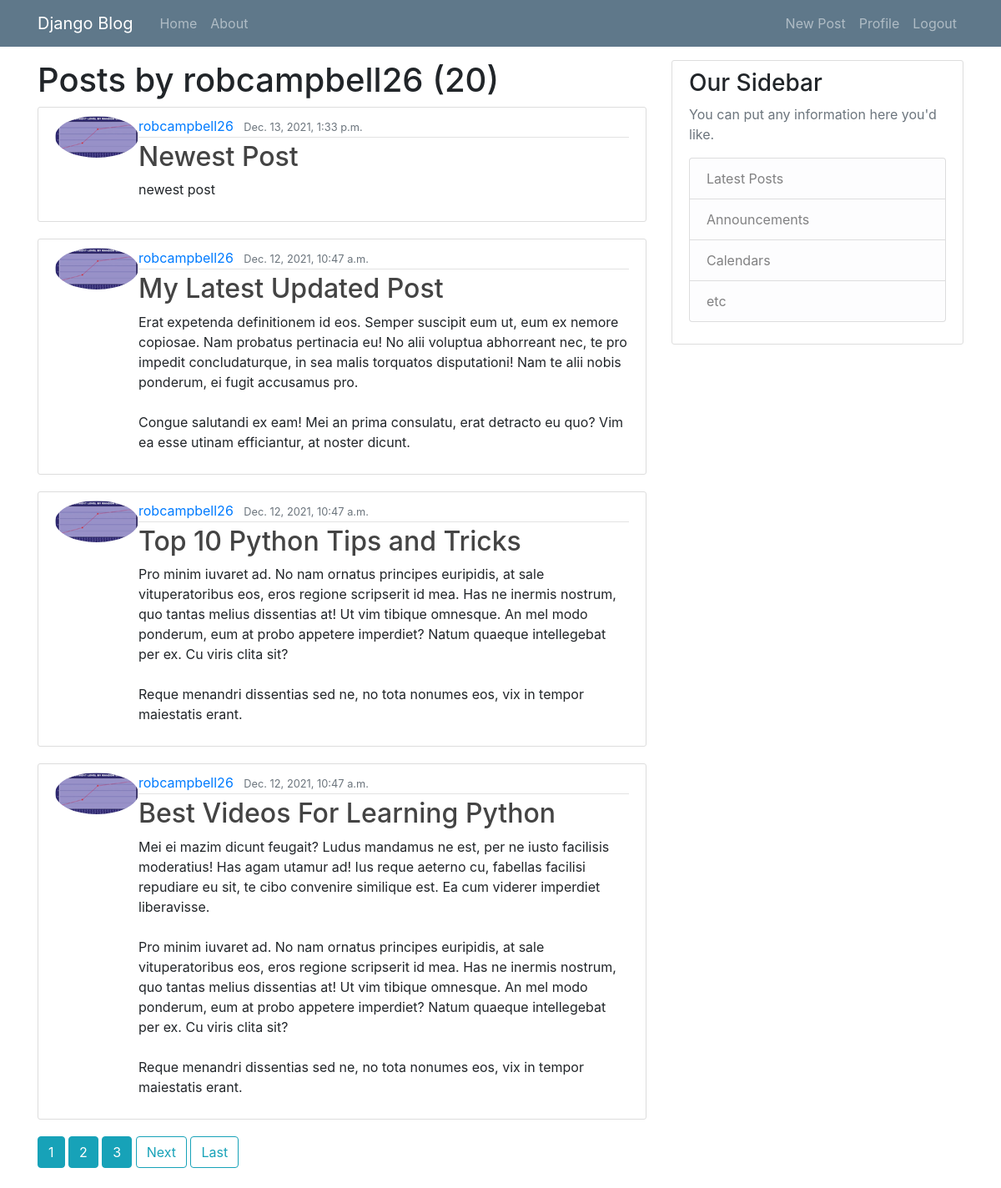
/user/robcampbell26 (signed in), run on the app's committed database.
### blog/models.py (models this page shows, shortened)
class Post(models.Model):
    title = models.CharField(max_length=100)
    content = models.TextField()
    date_posted = models.DateTimeField(default=timezone.now)
    author = models.ForeignKey(User, on_delete=models.CASCADE)

### users/models.py (models this page shows, shortened)
class Profile(models.Model):
    user = models.OneToOneField(User, on_delete=models.CASCADE)
    image = models.ImageField(default='default.png', upload_to='profile_pics')

### blog/views.py (the view)
# urls.py: path('user/<str:username>', UserPostListView.as_view(), name='user-posts'),
class UserPostListView(ListView):
    model = Post
    template_name = 'blog/user_posts.html'
    context_object_name = 'posts'
    paginate_by = 4
    def get_queryset(self):
        user = get_object_or_404(User, username=self.kwargs.get('username'))
        return Post.objects.filter(author=user).order_by('-date_posted')

### blog/templates/blog/user_posts.html (shortened to what this page needs)
{% extends "blog/base.html"%}
{% block content%}
    <h1>Posts by {{ view.kwargs.username }} ({{ page_obj.paginator.count }})</h1>
{% for post in posts%}
<article class="media content-section">
    <img class="rounded-circle article-image" src="{{ post.author.profile.image.url }}">
    <div class="media-body">
        <div class="article-metadata">
            <a class="mr-2" href="{% url 'user-posts' post.author.username %}">{{ post.author }}</a>
            <small class="text-muted">{{ post.date_posted }}</small>
        </div>
        <h2><a class="article-title" href="{% url 'post-detail' post.id %}">{{ post.title }}</a></h2>
        <p class="article-content">{{ post.content }}</p>
    </div>
</article>
{% endfor %}
{% if is_paginated %}
{% for num in page_obj.paginator.page_range %}
{% if page_obj.number == num %}
<a class="btn btn-info mb-4" href="?page={{ num }}">{{ num }}</a>
{% elif num > page_obj.number|add:'-3' and num < page_obj.number|add:'3'%}
<a class="btn btn-info mb-4" href="?page={{ num }}">{{ num }}</a>
{% endif %}
{% endfor %}
{% if page_obj.has_next %}
<a class="btn btn-outline-info mb-4" href="?page={{page_obj.next_page_number}}">Next</a>
<a class="btn btn-outline-info mb-4" href="?page={{ page_obj.paginator.num_pages }}">Last</a>
{% endif %}
{% endif %}
{% endblock content %}

### blog/static/blog/main.css (style rules this page uses)
body { background: #fafafa; color: #333333; margin-top: 5rem; }
h1, h2, h3, h4, h5, h6 { color: #444444; }
.content-section { background: #ffffff; padding: 10px 20px; border: 1px solid #dddddd; border-radius: 3px; margin-bottom: 20px; }
.article-title { color: #444444; }
.article-content { white-space: pre-line; }
.article-metadata { padding-bottom: 1px; margin-bottom: 4px; border-bottom: 1px solid #e3e3e3 }

### data on the page
Post: author.profile.image (picture), author "robcampbell26", date_posted "Dec. 13, 2021, 1:33 p.m.", title "Newest Post", content "newest post"
Post: author.profile.image (picture), author "robcampbell26", date_posted "Dec. 12, 2021, 10:47 a.m.", title "My Latest Updated Post", content "Erat expetenda definitionem id eos. Semper suscipit eum ut, eum ex nemore copiosae. Nam probatus pertinacia eu! No alii voluptua abhorreant nec, te pro impedit concludaturque, in sea malis torquatos disputationi! Nam te alii nobis ponderum, ei fugit accusamus pro. Congue salutandi ex eam! Mei an prima consulatu, erat detracto eu quo? Vim ea esse utinam efficiantur, at noster dicunt."
Post: author.profile.image (picture), author "robcampbell26", date_posted "Dec. 12, 2021, 10:47 a.m.", title "Top 10 Python Tips and Tricks", content "Pro minim iuvaret ad. No nam ornatus principes euripidis, at sale vituperatoribus eos, eros regione scripserit id mea. Has ne inermis nostrum, quo tantas melius dissentias at! Ut vim tibique omnesque. An mel modo ponderum, eum at probo appetere imperdiet? Natum quaeque intellegebat per ex. Cu viris clita sit? Reque menandri dissentias sed ne, no tota nonumes eos, vix in tempor maiestatis erant."
Post: author.profile.image (picture), author "robcampbell26", date_posted "Dec. 12, 2021, 10:47 a.m.", title "Best Videos For Learning Python", content "Mei ei mazim dicunt feugait? Ludus mandamus ne est, per ne iusto facilisis moderatius! Has agam utamur ad! Ius reque aeterno cu, fabellas facilisi repudiare eu sit, te cibo convenire similique est. Ea cum viderer imperdiet liberavisse. Pro minim iuvaret ad. No nam ornatus principes euripidis, at sale vituperatoribus eos, eros regione scripserit id mea. Has ne inermis nostrum, quo tantas melius dissentias at! Ut vim tibique omnesque. An mel modo ponderum, eum at probo appetere imperdiet? Natum quaeque intellegebat per ex. Cu viris clita sit? Reque menandri dissentias sed ne, no tota nonumes eos, vix in tempor maiestatis erant."

### other printed values
{{ view.kwargs.username }} "robcampbell26"
{{ page_obj.paginator.count }} "20"
{{ num }} "1"
{{ num }} "2" "3"
